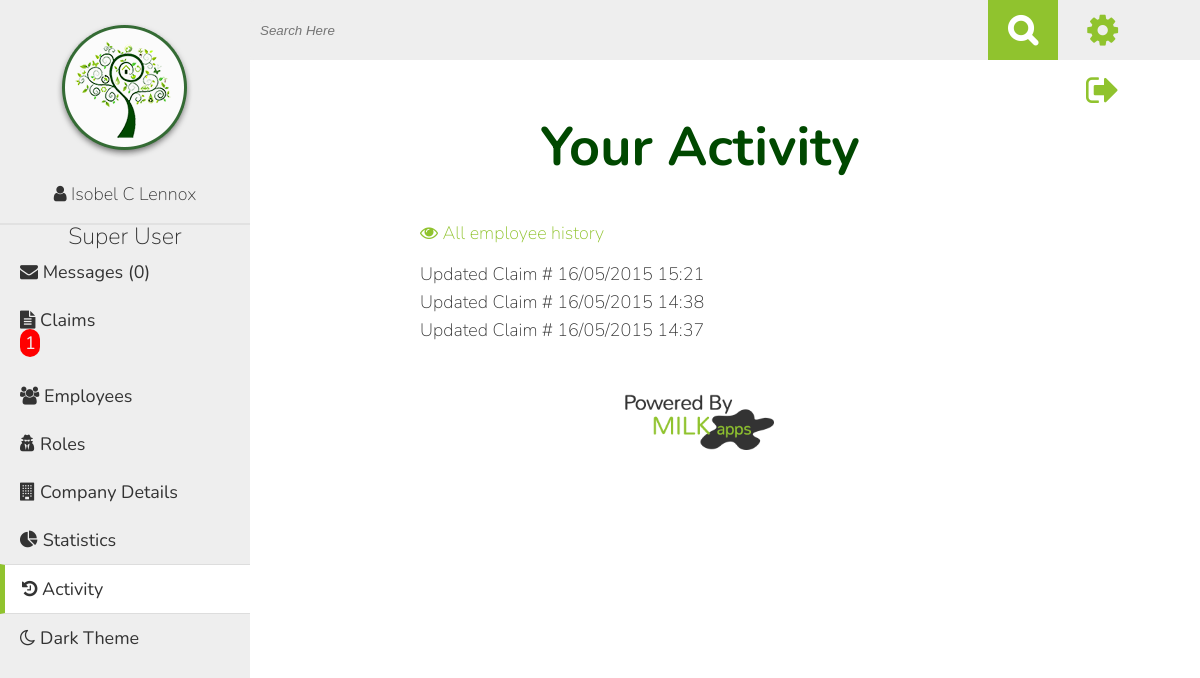
The page /activity.php (signed in) on the database as committed earlier.
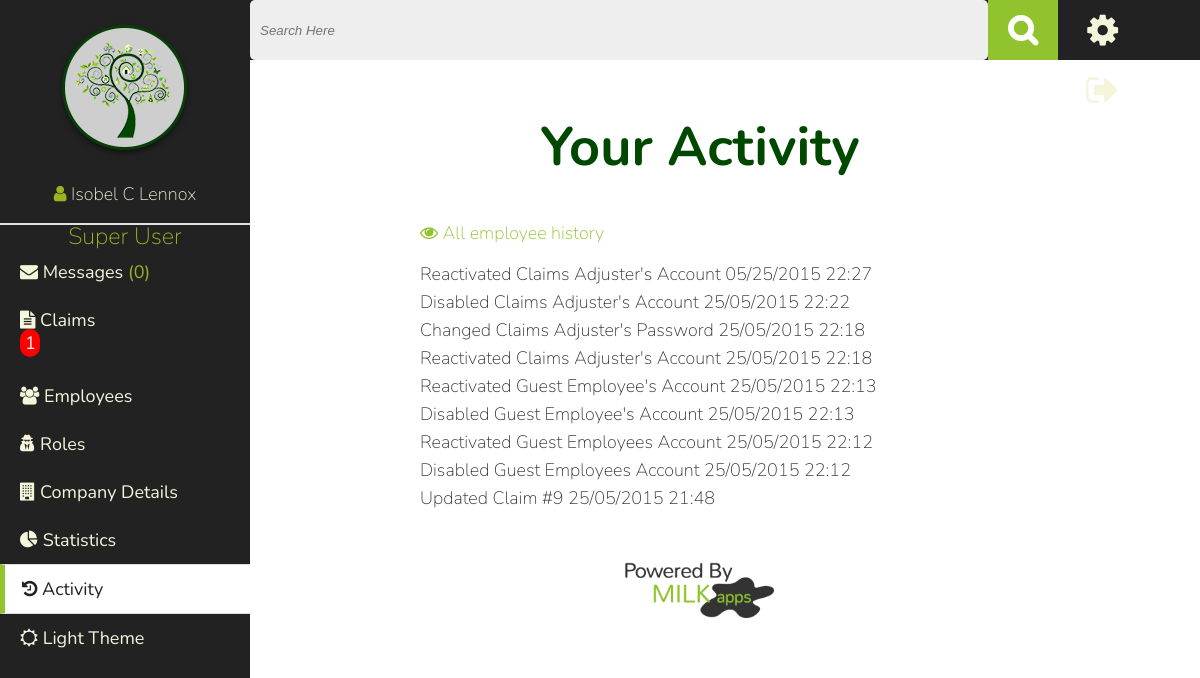
The same page on the database as committed later.
### tables this page shows
CREATE TABLE IF NOT EXISTS `company_details` (
  `id` int(11) NOT NULL,
  `logo` varchar(60) DEFAULT NULL,
  `name` varchar(60) NOT NULL,
  `address` varchar(60) NOT NULL,
  `city` varchar(60) NOT NULL,
  `state` varchar(20) NOT NULL,
  `zip` varchar(10) NOT NULL,
  `phone` varchar(20) NOT NULL,
  `content` varchar(500) NOT NULL
);

CREATE TABLE IF NOT EXISTS `roles` (
  `id` int(11) NOT NULL,
  `name` varchar(60) NOT NULL
);

CREATE TABLE IF NOT EXISTS `history` (
  `id` int(11) NOT NULL,
  `user_id` int(7) NOT NULL,
  `content` varchar(250) NOT NULL,
  `datetime` varchar(20) NOT NULL,
  `is_employee` int(1) NOT NULL
);

### activity.php (the view)
<?php
$current_page="activity";
include("inc/header.php"); ?>
         <?php  if(isset($_GET['all'])){ ?>
                <h1>All Activity</h1>
                  <span class="left"><a href="activity.php"><i class="fa fa-eye"></i> View your history</a></span> <br><br>
                  <?php
                $query  = "SELECT * FROM history WHERE is_employee=1 ORDER BY id DESC";
                $result = mysqli_query($connection, $query);
                if($result){
                    echo "<ul>";
                    foreach($result as $show){
                        $user=find_user_by_id($show['user_id']);
                        echo "<li><a href=\"profile.php?user=".$user['id']."\">".$user['first_name']." ".$user['last_name']."</a> ".$show['content']." ".$show['datetime']."</li>";
                        }
                    echo "</ul>";
                }
  }else{ ?>
                  <h1>Your Activity</h1>
                  <?php  if($_SESSION['is_employee']==1){ ?>
                  <span class="left"><a href="activity.php?all"><i class="fa fa-eye"></i> All employee history</a></span>
                  <?php  } ?>
                  <br>
                  <br>
<?php
            if(isset($_GET['filter'])){
                echo "<h3>".strtoupper($_GET['filter'])."</h3>";
                if($_GET['filter']=="" || $_GET['filter']=="all"){
                $query  = "SELECT * FROM history WHERE user_id={$_SESSION['user_id']} ORDER BY id DESC";
                }else{
                 $query  = "SELECT * FROM history WHERE user_id={$_SESSION['user_id']} AND content LIKE '%{$_GET['filter']}%' ORDER BY id DESC";
                }
            }else{
                $query  = "SELECT * FROM history WHERE user_id={$_SESSION['user_id']} ORDER BY id DESC";
            }
    $result = mysqli_query($connection, $query);
    if($result){
        echo "<ul>";
        foreach($result as $show){
            echo "<li>".$show['content']." ".$show['datetime']."</li>";
            }
        echo "</ul>";
        }
    } ?>
<?php include("inc/footer.php"); ?>

### inc/header.php (shortened to what this page needs)
<!DOCTYPE html>
<html>
    <head>
        <?php if(isset($_SESSION['theme'])){
        if($_SESSION['theme']==1){
                     ?>
                    <link rel="stylesheet" href="css/style.css">
                    <link rel="stylesheet" href="css/dark-theme.css">
            <?php  }else{
                      ?>
                    <link rel="stylesheet" href="css/style.css">
            <?php   }
        }else{ ?>
            <link rel="stylesheet" href="css/style.css">
        <?php } ?>
        <link rel="stylesheet" href="//maxcdn.bootstrapcdn.com/font-awesome/4.3.0/css/font-awesome.min.css">
    </head>
<body>
<nav>
  <div class= 'logo_user'>
    <?php
        $logo_query="SELECT * FROM company_details";
        $logo_found=mysqli_query($connection, $logo_query);;
        if($logo_found){
            $details=mysqli_fetch_assoc($logo_found);
            $logo=$details['logo'];
        }else{
            $logo="img/under_my_roof_sm.png";
        }
        ?>
    <a href="index.php"><img src="<?php echo $logo; ?>" alt="Greenwell Bank Logo"></a><br>
    <i class="fa fa-user"> </i> <a title="Your Profile" href="profile.php"><?php echo $_SESSION['username']; ?></a>
  </div>
<?php
if($_SESSION['is_employee']==0){
         ?>
        <ul>
         <?php
                if(!isset($current_page) || $current_page=="dashboard"){
                    echo "<li class=\"current_page\"><a href=\"index.php\"><i class=\"fa fa-tachometer\"></i> Dashboard</a></li>";
                }else{
                   echo " <li><a href=\"index.php\"><i class=\"fa fa-tachometer\"></i> Dashboard</a></li>";
                }
            ?>
                <?php
                if(isset($current_page) && $current_page=="inventory"){
                    echo "<li class=\"current_page\"><a href='inventory.php'><i class=\"fa fa-cubes\"></i> Inventory</a>";
                    echo "<ul>";
                    if(isset($sub_page)&&($sub_page == "add_item")) {
                      echo "<li class=\"sub_page\"><a href='add_item.php'><i class=\"fa fa-plus\"></i> Add Item</a></li>";
                    } else {
                      echo "<li><a href=\"add_item.php\"><i class=\"fa fa-plus\"></i> Add Item</a></li>";
                    }
                    if(isset($sub_page)&&($sub_page == "view_rooms")) {
                      echo "<li class=\"sub_page\"><a href='rooms.php'><i class=\"fa fa-eye\"></i> View Rooms</a></li>";
                    } else {
                      echo "<li><a href='rooms.php'><i class=\"fa fa-eye\"></i> View Rooms</a></li>";
                    }
                    echo "</ul></li>";
                ?>
            <?php
                }else{
                   echo " <li><a href='inventory.php'><i class=\"fa fa-cubes\"></i> Inventory</a> ";
                     ?>
              <ul>
                <li><a href="add_item.php"><i class="fa fa-plus"></i> Add Item</a></li>
                <li><a href="rooms.php"><i class="fa fa-eye"></i> View Rooms</a></li>
              </ul> </li>
               <?php
                }
            if(isset($current_page) && $current_page=="claims"){  ?>
            <li class="current_page"><a href="claim_history.php"><i class="fa fa-folder-open"></i> Claims</a>
            <ul>
          <?php
              if(isset($sub_page)&&($sub_page == "file_claim")) {
                echo "<li class=\"sub_page\"><a href=\"file_new_claim.php\"><i class=\"fa fa-file-text\"></i> File Claim</a></li> ";
              } else {
                echo "<li><a href=\"file_new_claim.php\"><i class=\"fa fa-file-text\"></i> File Claim</a></li>";
              }?>
            </ul>
            </li>
<?php }else{
            $all_query  = "SELECT COUNT(*) as total FROM claims WHERE user_id={$_SESSION['user_id']}";
            $all_result = mysqli_query($connection, $all_query);
            $data=mysqli_fetch_assoc($all_result);
          ?>
            <li><a href="claim_history.php"><i class="fa fa-folder-open"></i> Claims</a> <div class="claim_alert"><?php echo $data['total']; ?></div>
                <ul>
                 <li><a href="file_new_claim.php"><i class="fa fa-file-text"></i> File Claim</a></li>
                </ul>
            </li>
   <?php }
             if(isset($current_page) && $current_page=="activity"){ ?>
            <li class="current_page"><a href="activity.php"><i class="fa fa-history"></i> Activity</a></li>
            <?php }else{ ?>
             <li><a href="activity.php"><i class="fa fa-history"></i> Activity</a></li>
           <?php  }
            if(isset($current_page) && $current_page=="help"){?>
            <li class="current_page"><a href="help.php"><i class="fa fa-question"></i> Help</a></li>
             <?php }else{ ?>
              <li><a href="help.php"><i class="fa fa-question"></i> Help</a></li>
              <?php  } ?>
        </ul>
<?php }else{
     ?>
     <?php
    $role_query  = "SELECT * FROM roles WHERE id={$_SESSION['role']}";
    $role_result = mysqli_query($connection, $role_query);
    if($role_result){
        $role=mysqli_fetch_assoc($role_result);
        echo "<h4>".$role['name']."</h4>";
    }
    $claim_notification="SELECT COUNT(*) as total FROM claims WHERE status_id=0";
    $result=mysqli_query($connection, $claim_notification);
    $data=mysqli_fetch_assoc($result);
    $total= $data['total'];
   $role=0;
     foreach($_SESSION['permissions'] as $key => $val){
        if($val==3){
            $role++;
        }
    }  ?>
            <ul>
                   <?php
                    $message_query="SELECT COUNT(*) as messages FROM messages WHERE sent_to={$_SESSION['user_id']} AND viewed=0";
                    $message_found=mysqli_query($connection, $message_query);
                    $mes=mysqli_fetch_assoc($message_found);
                    $num_messg= $mes['messages'];
                    ?>
                <?php  if(isset($current_page) &&  $current_page=="messages"){ ?>
                        <li class="current_page"><a href="messages.php"><i class="fa fa-envelope"></i> Messages </a>(<?php echo $num_messg; ?>)</li>
              <?php  }else{ ?>
                      <li><a href="messages.php"><i class="fa fa-envelope"></i> Messages </a>(<?php echo $num_messg; ?>)</li>
             <?php   } ?>
                <?php
                      if(isset($current_page) && $current_page=="claims"){ ?>
                <li class="current_page"><a href="claims.php?pending"><i class="fa fa-file-text"></i> Claims </a><div class="claim_alert"><?php echo $total; ?></div></li>
              <?php  }else{ ?>
                <li><a href="claims.php?pending"><i class="fa fa-file-text"></i> Claims </a><div class="claim_alert"><?php echo $total; ?></div></li>
             <?php   } ?>
                <?php  if(isset($current_page) && $current_page=="employees"){ ?>
                        <li class="current_page"><a href="employees.php"><i class="fa fa-users"></i> Employees</a></li>
              <?php  }else{ ?>
                     <li><a href="employees.php"><i class="fa fa-users"></i> Employees</a></li>
             <?php   } ?>
                <?php  if(isset($current_page) && $current_page=="roles"){
                        if($role == 1){ ?>
                            <li class="current_page"><a href="roles.php"><i class="fa fa-user-secret"></i> Roles</a></li>
                        <?php }?>
              <?php  }else{
                        if($role == 1){ ?>
                <li><a href="roles.php"><i class="fa fa-user-secret"></i> Roles</a></li>
                <?php }?>
             <?php   } ?>
            <?php  if(isset($current_page) && $current_page=="company"){ ?>
                        <li class="current_page"><a href="company_details.php"><i class="fa fa-building"></i> Company Details</a></li>
              <?php  }else{ ?>
                      <li><a href="company_details.php"><i class="fa fa-building"></i> Company Details</a></li>
             <?php   } ?>
               <?php  if(!isset($current_page) || $current_page=="dashboard"){ ?>
                        <li class="current_page"><a href="index.php"><i class="fa fa-pie-chart"></i> Statistics</a></li>
              <?php  }else{ ?>
                  <li><a href="index.php"><i class="fa fa-pie-chart"></i> Statistics</a></li>
             <?php   } ?>
                <?php if(isset($current_page) && $current_page=="activity"){ ?>
                <li class="current_page"><a href="activity.php"><i class="fa fa-history"></i> Activity</a></li>
                    <?php }else{ ?>
                     <li><a href="activity.php" ><i class="fa fa-history"></i> Activity</a></li>
                   <?php  } ?>
            </ul>
<?php }  ?>
            <ul id="themes">
                 <?php if(isset($_SESSION['theme'])){
            if($_SESSION['theme']==1){
                  echo "<li><a href=\"edit.php?theme\"><i class=\"fa fa-sun-o\"></i> Light Theme</a></li>";
                    }else{
                    echo "<li><a href=\"edit.php?theme\"><i class=\"fa fa-moon-o\"></i> Dark Theme</a></li>";
                    }
                }else{
            echo "<li><a href=\"edit.php?theme\"><i class=\"fa fa-moon-o\"></i> Dark Theme</a></li>";
            }
        ?>
             </ul>
          </nav>
<header>
    <div class="search_container">
        <form class='search' action="search.php" method="POST">
          <input type="search" placeholder='Search Here' name="query" id="searchbar">
          <input type="submit" name="search" id="nav_search" value="&#xf002;">
      </form>
  </div>
    <div class="account_links">
        <div>
          <a title="Manage Account Settings" href="settings.php?user=<?php echo $_SESSION['user_id'] ?>"><i id="spinCog" class="fa fa-cog fa-2x"></i></a>
        </div>
        <div>
          <a title="Log Out" href="logout.php"><i class="fa fa-sign-out fa-2x"></i></a>
        </div>
    </div>
</header>
        <div class="clearfix" id="page">
              <div class="content_wrapper">

### inc/footer.php (shortened to what this page needs)
		<div class="milk"><img src="img/milk_logo.png" alt="Powered by MILK apps."></div>
	</div>
</body>
</html>

### css/style.css (style rules this page uses)
html, body, div, span, applet, object, iframe, h1, h2, h3, h4, h5, h6, p, blockquote, pre, a, abbr, acronym, address, big, cite, code, del, dfn, em, img, ins, kbd, q, s, samp, small, strike, strong, sub, sup, tt, var, b, u, i, center, dl, dt, dd, ol, ul, li, fieldset, form, label, legend, table, caption, tbody, tfoot, thead, tr, th, td, article, aside, canvas, details, embed, figure, figcaption, footer, header, hgroup, menu, nav, output, ruby, section, summary, time, mark, audio, video { margin: 0; padding: 0; border: 0; font-size: 100%; font: inherit; vertical-align: baseline; }
article, aside, details, figcaption, figure, footer, header, hgroup, menu, nav, section { display: block; }
body { line-height: 1; }
ol, ul, li { list-style-type: none; }
html { -webkit-box-sizing: border-box; -moz-box-sizing: border-box; box-sizing: border-box; }
*, *:before, *:after { -webkit-box-sizing: inherit; -moz-box-sizing: inherit; box-sizing: inherit; }
body { font-size: 18px; font-family: 'Nunito', sans-serif; font-weight: 100; color: #333; margin: 0; margin-right: 100px; }
h1,h2,h3,h4,h5,h6 { text-transform: capitalize; }
h1 { font-size: 3em; font-weight: 700; color:#004800; text-align: center; margin-bottom: 50px; }
h4 { font-size: 1.3em; }
a { text-decoration: none; color:#90C32E; }
ul li, ol li { padding: 5px 0; text-transform: capitalize; }
li a { color:#333; }
input,textarea,select { width:100%; padding: 7px 10px; border-radius: 5px; border: 2px solid #ddd; margin: 10px 0 20px 0; outline:none; font-weight: 300; font-style:italic; }
input[type="submit"], .green_submit, .red_submit { cursor: pointer; font-size: 20px; padding: 7px 20px; border:none; border-radius: 5px; width:auto; background-color: #90C32E; color:#333; -webkit-transition: all .7s ease; -moz-transition: all .7s ease; -o-transition: all .7s ease; transition: all .7s ease; margin-top: 35px; }
.left { float: left; }
.content_wrapper { max-width:900px; width:70%; margin:0 auto 70px; position: relative; }
.milk { width:175px; margin:50px auto; }
.milk img { width:175px; }
img { max-width: 900px; }
nav { background: #eee; width: 250px; position:fixed; top:0px; bottom:0px; left:0px; right:0px; color:#333; font-size: 1em; }
nav a { color:#333; text-decoration: none; }
nav ul > li { padding: 15px 20px; font-weight:400; }
.current_page { padding:15px 20px 15px 17px; background:#fff; border-bottom: 1px solid #ddd; border-top: 1px solid #ddd; border-left:5px solid #90C32E; }
nav h4 { text-align: center; }
.logo_user { text-align: center; padding-bottom:20px; border-bottom: 2px solid #e1e1e1; }
.logo_user img { margin: 20px 0; }
header { background: #eee; height: 60px; position: fixed; top: 0; left:250px; width: calc(100% - 250px); z-index: 999; }
header > div { float:left; }
.account_links { width:11%; margin-left: .85em; }
.account_links >div { min-width: 60px; width:50%; color:#333; padding:5px; height:60px; float:left; text-align: center; }
.search_container { width:85%; }
.search input[type="submit"] { width:70px; height:60px; background:#90C32E; border:none; border-radius: 0px; font-family: fontAwesome; font-weight: bold; font-size: 1.75em; color: #ffffff; vertical-align: super; margin:0; font-style: normal; }
.search input[type='search'] { width:95%; width:calc(100% - 70px); height:60px; border-right:1px solid #90C32E; background-color: #eee; border:none; margin:0; }
.search input { float:left; }
.fa-2x { position:relative; top: 7px; width: 40px; }
#page { margin-left: 300px; margin-top: 120px; }
.clearfix:after { visibility: hidden; display: block; }
.clearfix { display: inline-block; clear:both; }
.clearfix { display: block; }
.claim_alert { background: red; color: #eee; border-radius: 100px; width: 20px; padding: 5px; }

### css/dark-theme.css (style rules this page uses)
header, nav { background: #222; color: rgba(154,179,35,1); }
header a, nav a { color: beige; }
.current_page a { color: #222; }

Rows that differ between the two databases and show on the page:
removed history: content "Updated Claim #", datetime "16/05/2015 15:21"
removed history: content "Updated Claim #", datetime "16/05/2015 14:38"
removed history: content "Updated Claim #", datetime "16/05/2015 14:37"
added history: content "Reactivated Claims Adjuster 's Account", datetime "05/25/2015 22:27"
added history: content "Disabled Claims Adjuster 's Account", datetime "25/05/2015 22:22"
added history: content "Changed Claims Adjuster 's Password", datetime "25/05/2015 22:18"
added history: content "Reactivated Claims Adjuster 's Account", datetime "25/05/2015 22:18"
added history: content "Reactivated Guest Employee 's Account", datetime "25/05/2015 22:13"
added history: content "Disabled Guest Employee 's Account", datetime "25/05/2015 22:13"
added history: content "Reactivated Guest Employee S Account", datetime "25/05/2015 22:12"
added history: content "Disabled Guest Employee S Account", datetime "25/05/2015 22:12"
added history: content "Updated Claim #9", datetime "25/05/2015 21:48"
Other text that changed with them:
text no longer shown: "Dark Theme"
text now shown: "Light Theme"
